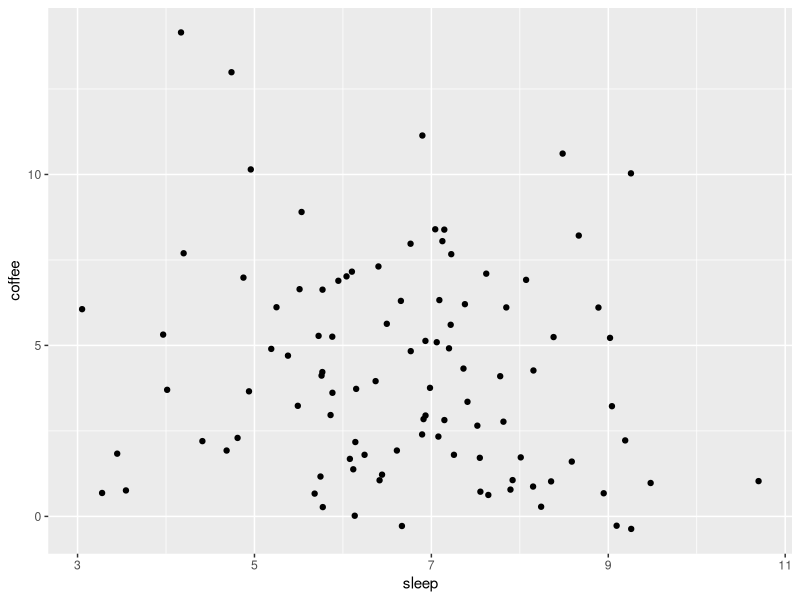
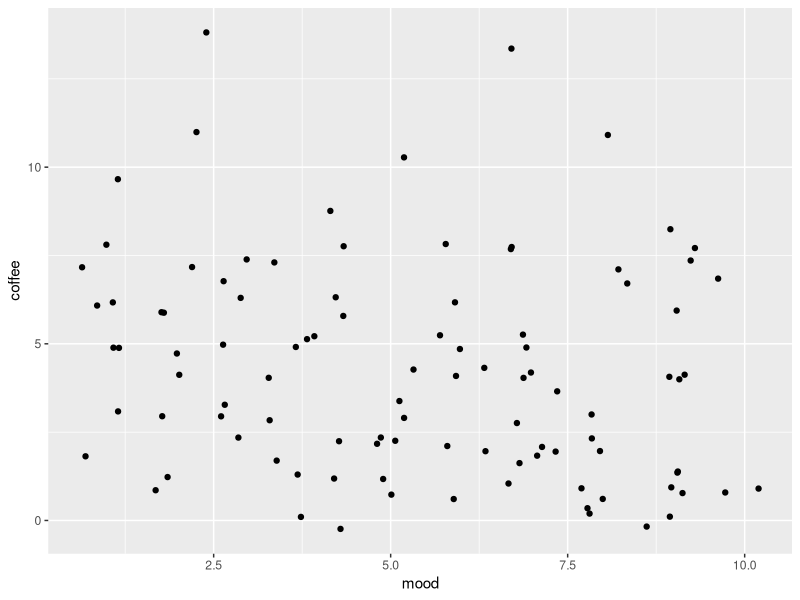
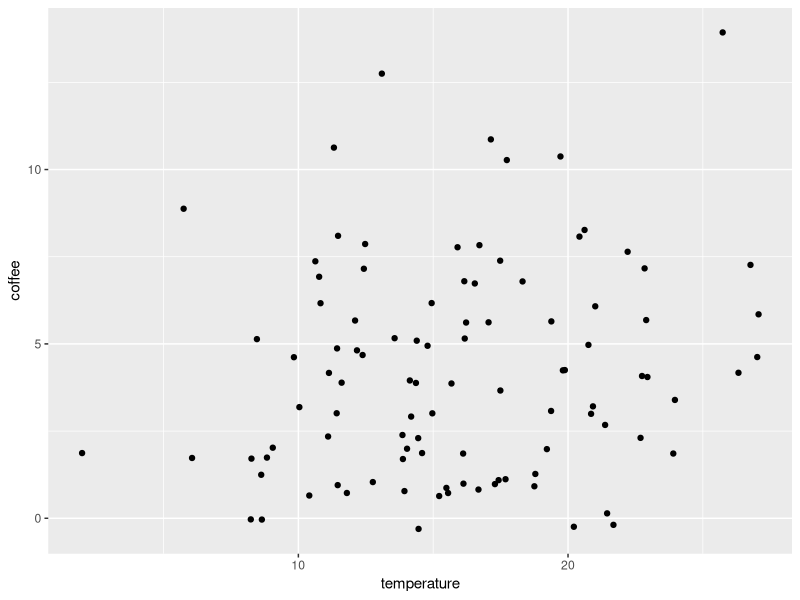

Source code (R) for these figures, in order: (Note: this script raises an error after producing the figures.)
### Stats with R Exercise sheet 9

##################################################################################
# Week 11: Model Families and Logistic Regression
##################################################################################

## This exercise sheet contains the exercises that you will need to complete and 
## submit by 23:55 on Saturday, January 13. Write the code below the questions. 
## If you need to provide a written answer, comment this out using a hashtag (#). 
## Submit your homework via cms

## Please write below your (and your teammates) name, matriculation number. 
## Name: Yana Veitsman
## Matriculation number: 7054842
## Name: Anthony Dsouza
## Matriculation number: 7053485
## Name: Tyler Lee
## Matriculation number: 7054832

##################################################################################
##################################################################################

# The following line of code clears your workspace:
rm(list = ls())

##################################################################################
## Exercise 1: Logistic regression
##################################################################################

require(carData)
require(dplyr)
require(lme4)
require(ggplot2)

## Look at the dataset Arrests from the carData package. It is collecting of data on police 
## treatment of individuals arrested in Toronto for simple possession of small quantities of marijuana.
## The primary variable of interest for us is "released" which indicates whether arrestee was released
## or taken into custody directly

## a) Build a simple logistic regression model that models the probability of release 
##    (binary) based on colour (categorical), age (numeric) and  year (numeric) without 
##    an interaction and store it in mRel. 
##    You have to use the glm() function and specify the family correctly.

data("Arrests")
summary(Arrests)

mRel <- glm(
  data = Arrests,
  released ~ colour + age + year,
  family = binomial
)
## b) Look at the summary. What does the intercept correspond to?

summary(mRel)

# The intercept corresponds to the estimated log odds of the response variable 
# (released in this case) being in the success category when all others predictor
# variables are 0

## c) Were older offenders more likely to be released than young ones?

# Considering that age has a negative coefficient (-1.054e-02), older offenders
# are less likely to be released in comparison to younger inmates. Also seeing 
# the p-value for age is 0.0141 (p-value < 0.05), shows that the effect of age 
# on "Released" is statistically significant.

## d) Imagine the Toronto police arrested two persons for marijuana possession:
##    Jeffrey L. was arrested in 2001, aged 52 and white, Snoop D. was arrested 
##    in 1994, aged 23 and black.
##    Calculate their expected release outcome on the logit scale (i.e. the scale of the model) 
##    either by hand or using predict() with a new data.frame

####################### Using predict() #######################
colour <- c("White", "Black")
age <- c(52, 23)
year <- c(2001, 1994)
name <- c("Jeffery L.", "Snoop D")
test.data = data.frame(name, age, colour, year)



logits <- predict(
  mRel, 
  newdata = test.data
)

## just to check if my calculation is correct 
logits.prob <- predict(
  mRel, 
  newdata = test.data, 
  family = "binomial",
  type = "response"
) 



######## RESULT ########  
##        1         2 ##
## 0.8316179 0.6757119##

### calculation is correct

####################### By hand #######################

### I'll do it later

## e) Transform your results from d to the probability scale, using the formula given on the slides. 
##    You can check your calculation by asserting the probabilities lie in the 0-1 range. 
##    For whom does the model predict the higher probability of release?

logits2prob <- function(x){
  # formula : e^x / (1 + e^x)
  exp(x) / (1 + exp(x))
}

logits2prob(logits)

# from the calculation by hand, we see that Jeffery L. has a higher 
# probability of being released (probability = 0.8316179) as compared to 
# Snoop D (probability = 0.6757119)


##################################################################################
## Exercise 2: Generalized Linear Mixed effect models
##################################################################################

## In this exercise, we will again look at connections between coffee consumption 
## and sleep (among others). The data set "coffee.csv" contains data from 10 students, 
## who reported on 10 randomly chosen days of the year: 
##  sleep:  how many hours of sleep they had in the previous night
##  mood:   how happy they felt on a scale from 1 (very unhappy)-10 (extremely happy)
##  coffee: how many cups of coffee they had on that day
## In addition, the maximal temperature on that day was entered into the dataset.

## Our research hypotheses are: 
## students consume more coffee, when they are tired
## students consume more coffee, if they don't feel well
## students consume more coffee, when it is cold outside

## a) Download the data set from cms and read it in, store it in a variable called: coffeedat

coffeedat <- read.csv("coffee.csv")

## b) Plot the number of consumed cups of coffee in three individual scatterplots 
##    by sleep, mood, and temperature. 
##    You can use geom_jitter() to get a nicer plot

ggplot(data = coffeedat, aes(x=sleep, y=coffee)) +
  geom_jitter()

ggplot(data = coffeedat, aes(x=mood, y=coffee)) +
  geom_jitter()

ggplot(data = coffeedat, aes(x=temperature, y=coffee)) +
  geom_jitter()

## c) Can you detect an obvious relationship in any of the plots?

# No

## d) Fit a simple linear regression model with all three predictors and store it in linmod

linmod <- lm(formula = coffee ~ sleep + mood + temperature, 
             data = coffeedat)

## e) Fit a generalized linear model with the appropriate family 
##    (hint: coffee is a count variable) and store it in poimod

poimod <- glmer(formula = coffee ~ sleep + mood + temperature, 
              data = coffeedat,
              family = poisson)

## f) Look at the two summaries of the models and write what changed?

summary(linmod)
summary(poimod)

# The coefficients of all predictors and the intercept have all changed. 
# Additionally, the coefficients are all statistically significant 
# (p = 0.005280, p = 0.000273, p = 0.025555 for sleep, mood and temperature, 
# respectively) for poimod, while only the coefficient of mood was
# statistically significant (p = 0.051044, p = 0.011737, p = 0.123631 for 
# sleep, mood and temperature, respectively) for linmod.

## g) In fact, we have repeated measures in our design, so refit the model 
##    including a random intercept for subject using glmer() with the correct 
##    family specification and store it in mixedpoi

mixedpoi <- glmer(formula = coffee ~ sleep + mood + temperature + (1|subj),
                data = coffeedat,
                family = "poisson")

## h) Look at the summary and report what changed in comparison to both linmod and poimod.

# poimod and mixedpoi are identical... (fix later)

## i) Finally, to make it complete, also run a mixed model using the gaussian family and store it in mixedlin

mixedlin <- glmer(formula = coffee ~ sleep + mood + temperature + (1|subj),
                data = coffeedat,
                family = gaussian)

# note to self: mixedlin and mixedpoi are identical to linmod and poimod, 
# respectively. that's sus, please address

## j) Compare the AIC for all four models. Which one has the best fit?

AIC(linmod, poimod, mixedlin, mixedpoi) 

# linmod and mixedlin have the best fit (note to self: address issue with 
# these being identical )

## k) And which model is conceptually the appropriate one? Explain why.

# 

## l) Finally, report on the effects of interest in light of our research hypotheses 
##    specified above for the model you chose in k)
